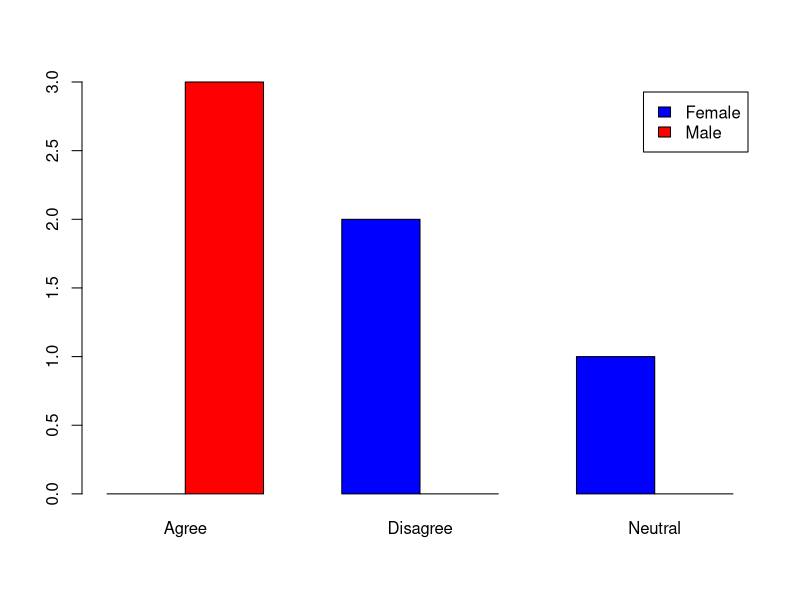
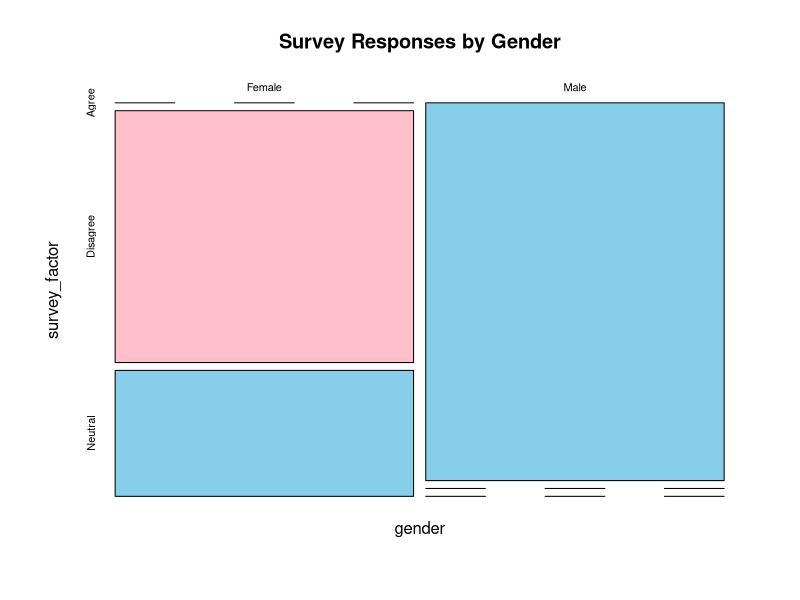
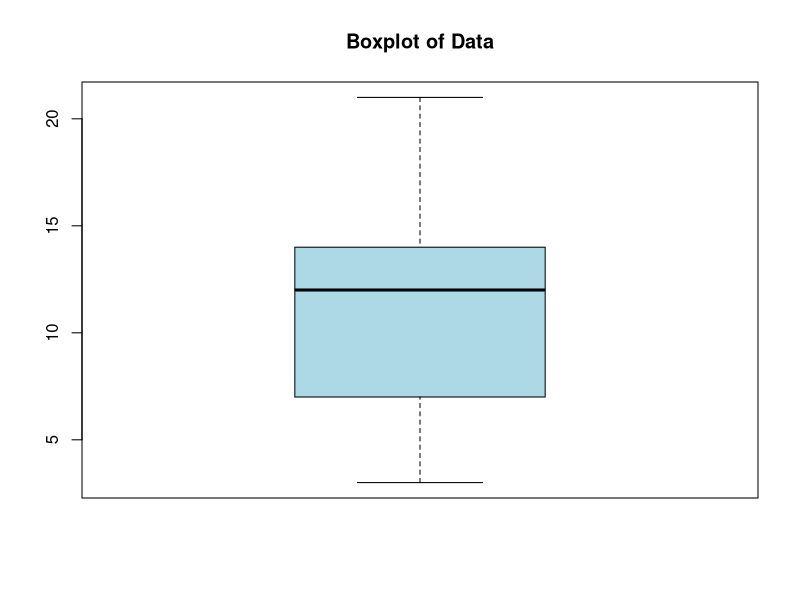
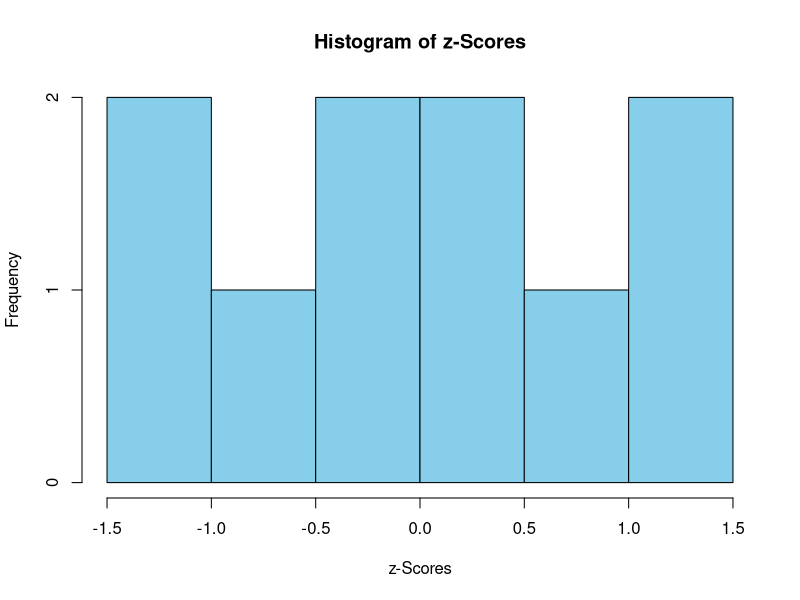
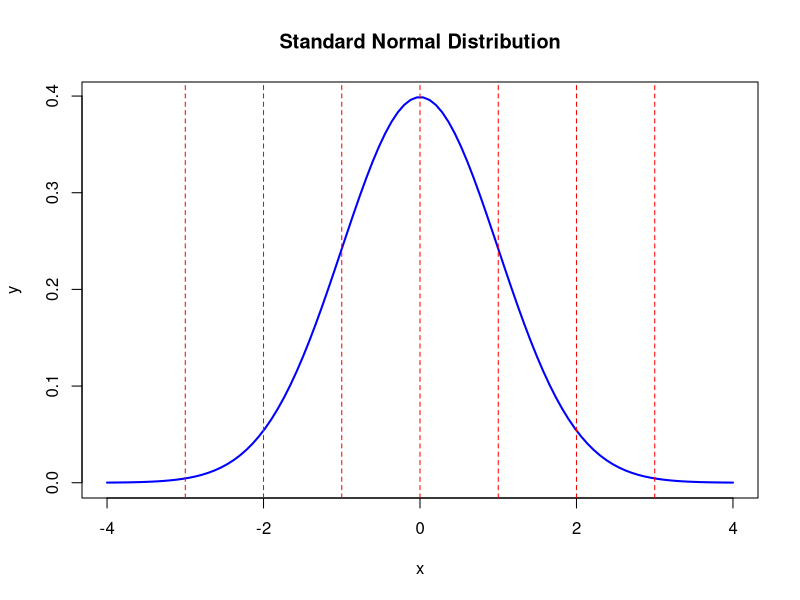
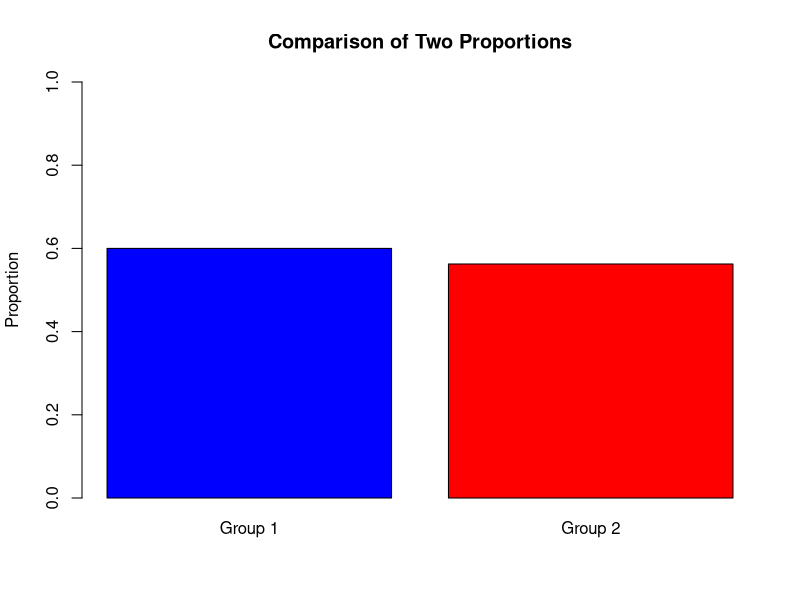
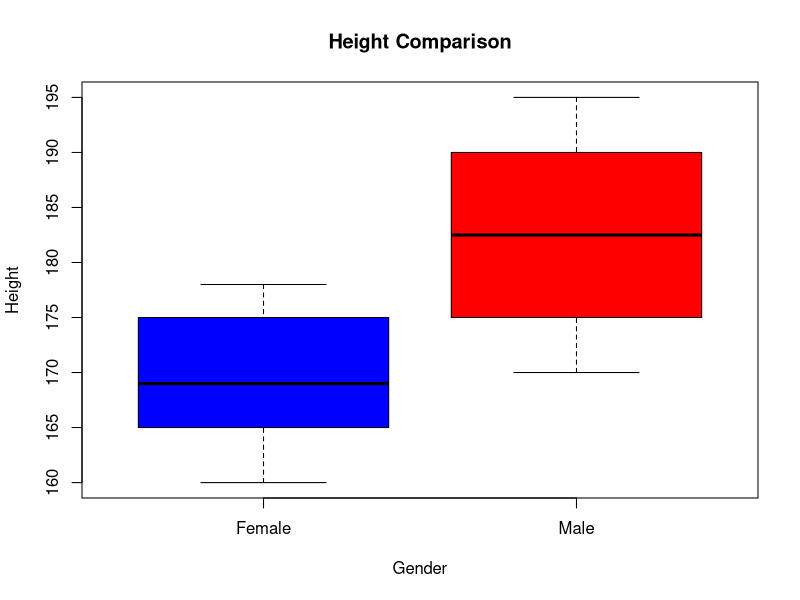

Reproduce these figures in R, in order.
## ---- chunk 1
# Creating a categorical variable
survey_response <- c("Agree", "Disagree", "Neutral", "Agree", "Agree", "Disagree")

# Convert to factor
survey_factor <- factor(survey_response)

# Print the factor
print(survey_factor)
## ---- chunk 2
survey_factor_ordered <- factor(survey_response, levels = c("Disagree", "Neutral", "Agree"), ordered = TRUE)
print(survey_factor_ordered)
## ---- chunk 3
table(survey_factor)
## ---- chunk 4
prop.table(table(survey_factor))
## ---- chunk 5
# Sample data
gender <- c("Male", "Female", "Female", "Male", "Male", "Female")

# Creating a contingency table
contingency_table <- table(gender, survey_factor)

# Display the table
print(contingency_table)
## ---- chunk 6
addmargins(contingency_table)
## ---- chunk 7
prop.table(contingency_table, margin = 1)
## ---- chunk 8
prop.table(contingency_table, margin = 2)
## ---- chunk 9
barplot(contingency_table, beside = TRUE, legend = TRUE, col = c("blue", "red"))
## ---- chunk 10
mosaicplot(contingency_table, main = "Survey Responses by Gender", col = c("skyblue", "pink"))
## ---- chunk 11
   education <- c("High School", "College", "College", "PhD", "Masters", "High School")
## ---- chunk 12
   department <- c("Sales", "HR", "IT", "Sales", "HR", "IT", "Sales", "IT")
   status <- c("Full-Time", "Part-Time", "Full-Time", "Part-Time", "Full-Time", "Full-Time", "Part-Time", "Full-Time")
## ---- chunk 13
# Create a dataset
data <- c(3, 7, 8, 5, 12, 14, 21, 13, 18)

### Compute quartiles
quantile(data)
## ---- chunk 14
quantile(data, probs = c(0.10, 0.90))
## ---- chunk 15
summary(data)
## ---- chunk 16
boxplot(data, main = "Boxplot of Data", col = "lightblue")
## ---- chunk 17
IQR(data)
## ---- chunk 18
iqr_value <- quantile(data, 0.75) - quantile(data, 0.25)
print(iqr_value)
## ---- chunk 19
# Compute quartiles
q1 <- quantile(data, 0.25)
q3 <- quantile(data, 0.75)
iqr_value <- IQR(data)

# Define outlier thresholds
lower_bound <- q1 - 1.5 * iqr_value
upper_bound <- q3 + 1.5 * iqr_value

# Find outliers
outliers <- data[data < lower_bound | data > upper_bound]
print(outliers)
## ---- chunk 20
scores <- c(55, 78, 85, 90, 92, 60, 73, 81, 95, 88)
## ---- chunk 21
heights <- c(150, 160, 165, 170, 175, 180, 185, 190, 195, 200)
## ---- chunk 22
salaries <- c(40000, 42000, 45000, 47000, 50000, 52000, 55000, 58000, 60000, 100000)
## ---- chunk 23
# Sample data
data <- c(50, 55, 60, 65, 70, 75, 80, 85, 90, 95)

# Compute mean and standard deviation
mean_value <- mean(data)
sd_value <- sd(data)

# Compute z-scores
z_scores <- (data - mean_value) / sd_value
print(z_scores)
## ---- chunk 24
# Compute z-scores using scale()
z_scaled <- scale(data)
print(z_scaled)
## ---- chunk 25
z_80 <- (80 - mean_value) / sd_value
print(z_80)
## ---- chunk 26
# Identify values with |z| > 3
outliers <- data[abs(z_scores) > 3]
print(outliers)
## ---- chunk 27
hist(z_scores, main = "Histogram of z-Scores", col = "skyblue", xlab = "z-Scores")
abline(v = c(-3, 3), col = "red", lwd = 2) # Marking outlier thresholds
## ---- chunk 28
x <- seq(-4, 4, length=100)
y <- dnorm(x)

plot(x, y, type="l", lwd=2, col="blue", main="Standard Normal Distribution")
abline(v = c(-3, -2, -1, 0, 1, 2, 3), col="red", lty=2) # Mark z-scores
## ---- chunk 29
   heights <- c(150, 160, 165, 170, 175, 180, 185, 190, 195, 200)
## ---- chunk 30
   weights <- c(55, 60, 65, 70, 75, 80, 85, 90, 95, 100)
## ---- chunk 31
   salaries <- c(40000, 45000, 50000, 55000, 60000, 65000, 70000, 75000, 80000, 200000)
## ---- chunk 32
# Sample data
data <- c(50, 55, 60, 65, 70, 75, 80, 85, 90, 95)

# Mean and standard deviation
mean_data <- mean(data)
sd_data <- sd(data)
n <- length(data)

# Compute confidence interval (95% confidence)
error_margin <- qt(0.975, df=n-1) * (sd_data / sqrt(n))
lower_bound <- mean_data - error_margin
upper_bound <- mean_data + error_margin

# Print confidence interval
c(lower_bound, upper_bound)
## ---- chunk 33
# Sample data
sample_data <- c(65, 68, 72, 75, 70, 66, 71, 69, 74, 67)

# One-sample t-test (H0: Mean = 70)

t.test(sample_data, mu = 70)
## ---- chunk 34
# Sample data
male_heights <- c(170, 175, 180, 185, 190, 195)
female_heights <- c(160, 165, 168, 170, 175, 178)

# Two-sample t-test
t.test(male_heights, female_heights)
## ---- chunk 35
# Sample data: 55 people prefer Brand A out of 100
prop.test(55, 100, p = 0.60)
## ---- chunk 36
weights <- c(55, 60, 65, 70, 75, 80, 85, 90, 95, 100)
## ---- chunk 37
test_scores <- c(78, 82, 85, 90, 88, 79, 84, 87, 92, 81)
## ---- chunk 38
group_A <- c(15, 18, 20, 22, 25, 27, 30)
group_B <- c(17, 19, 21, 24, 26, 28, 32)
## ---- chunk 39
# Sample data
data <- c(55, 60, 65, 70, 75, 80, 85, 90, 95, 100)

# Compute mean, standard deviation, and sample size
mean_data <- mean(data)
sd_data <- sd(data)
n <- length(data)

# Compute confidence interval (95% confidence level)
error_margin <- qt(0.975, df=n-1) * (sd_data / sqrt(n))
lower_bound <- mean_data - error_margin
upper_bound <- mean_data + error_margin

# Print confidence interval
c(lower_bound, upper_bound)
## ---- chunk 40
# Sample data
sample_data <- c(65, 68, 72, 75, 70, 66, 71, 69, 74, 67)

# Perform one-sample t-test
t.test(sample_data, mu = 70)
## ---- chunk 41
t.test(sample_data, mu = 70, alternative = "greater")
## ---- chunk 42
t.test(sample_data, mu = 70, alternative = "less")
## ---- chunk 43
# Sample data
male_heights <- c(170, 175, 180, 185, 190, 195)
female_heights <- c(160, 165, 168, 170, 175, 178)

# Perform independent t-test
t.test(male_heights, female_heights)
## ---- chunk 44
# Scores before and after training
before <- c(60, 65, 70, 75, 80, 85, 90)
after  <- c(65, 68, 75, 78, 85, 88, 92)

# Perform paired t-test
t.test(before, after, paired = TRUE)
## ---- chunk 45
scores <- c(78, 82, 85, 90, 88, 79, 84, 87, 92, 81)
## ---- chunk 46
weights <- c(55, 60, 65, 70, 75, 80, 85, 90, 95, 100)
## ---- chunk 47
group_A <- c(15, 18, 20, 22, 25, 27, 30)
group_B <- c(17, 19, 21, 24, 26, 28, 32)
## ---- chunk 48
before_caffeine <- c(300, 320, 310, 305, 315, 290, 295)
after_caffeine  <- c(280, 300, 290, 285, 295, 275, 280)
## ---- chunk 49
# Number of successes (people preferring Brand A)
x <- 60
# Total sample size
n <- 100

# Compute confidence interval
prop.test(x, n, conf.level = 0.95, correct = FALSE)
## ---- chunk 50
prop.test(x, n, p = 0.60, correct = FALSE)
## ---- chunk 51
prop.test(x, n, p = 0.50, alternative = "greater", correct = FALSE)
## ---- chunk 52
prop.test(x, n, p = 0.70, alternative = "less", correct = FALSE)
## ---- chunk 53
prop.test(c(30, 45), c(50, 80), correct = FALSE)
## ---- chunk 54
successes <- c(30, 45)
total <- c(50, 80)
proportions <- successes / total

barplot(proportions, names.arg = c("Group 1", "Group 2"), col = c("blue", "red"),
        main = "Comparison of Two Proportions", ylim = c(0, 1), ylab = "Proportion")
## ---- chunk 55
# Sample data
male_heights <- c(170, 175, 180, 185, 190, 195)
female_heights <- c(160, 165, 168, 170, 175, 178)

# Perform independent t-test
t.test(male_heights, female_heights)
## ---- chunk 56
shapiro.test(male_heights)
shapiro.test(female_heights)
## ---- chunk 57
var.test(male_heights, female_heights)
## ---- chunk 58
t.test(male_heights, female_heights, var.equal = FALSE)
## ---- chunk 59
t.test(male_heights, female_heights, var.equal = TRUE)
## ---- chunk 60
# Scores before and after training
before <- c(60, 65, 70, 75, 80, 85, 90)
after  <- c(65, 68, 75, 78, 85, 88, 92)

# Perform paired t-test
t.test(before, after, paired = TRUE)
## ---- chunk 61
# Combine data into a dataframe
data <- data.frame(
  Height = c(male_heights, female_heights),
  Gender = rep(c("Male", "Female"), each = 6)
)

# Plot boxplot
boxplot(Height ~ Gender, data = data, col = c("blue", "red"), main = "Height Comparison")
## ---- chunk 62
group_A <- c(78, 80, 85, 88, 90, 92, 95)
group_B <- c(75, 78, 82, 85, 87, 89, 91)
## ---- chunk 63
data_1 <- c(10, 12, 14, 16, 18, 20)
data_2 <- c(8, 9, 10, 12, 14, 15)
## ---- chunk 64
before_fitness <- c(50, 55, 60, 62, 65, 67, 70)
after_fitness  <- c(55, 58, 63, 65, 68, 70, 73)
## ---- chunk 65
treatment <- c(100, 110, 120, 130, 140)
control <- c(95, 105, 115, 125, 135)
## ---- chunk 66
# Sample data
group <- rep(c("Group A", "Group B", "Group C"), each = 5)
scores <- c(85, 88, 90, 92, 94, 78, 80, 83, 85, 87, 70, 72, 75, 77, 79)

### Perform pairwise t-tests with Bonferroni correction
pairwise.t.test(scores, group, p.adjust.method = "bonferroni")
## ---- chunk 67
# Create dataset
data <- data.frame(
  Group = factor(rep(c("A", "B", "C"), each = 5)),
  Score = c(85, 88, 90, 92, 94, 78, 80, 83, 85, 87, 70, 72, 75, 77, 79)
)

# Perform ANOVA
anova_model <- aov(Score ~ Group, data = data)

# Tukey's HSD Test
TukeyHSD(anova_model)
## ---- chunk 68
pairwise.t.test(scores, group, p.adjust.method = "holm")  # Holm
pairwise.t.test(scores, group, p.adjust.method = "bonferroni")  # Bonferroni
pairwise.t.test(scores, group, p.adjust.method = "BH")  # Benjamini-Hochberg
## ---- chunk 69
# Create dataset
data <- data.frame(
  Treatment = factor(rep(c("Control", "Drug A", "Drug B"), each = 5)),
  Response = c(50, 55, 53, 52, 54, 60, 62, 65, 67, 64, 70, 72, 75, 78, 77)
)

# Perform ANOVA
anova_model <- aov(Response ~ Treatment, data = data)

# Perform Dunnett’s test
library(multcomp)
summary(glht(anova_model, linfct = mcp(Treatment = "Dunnett")))
## ---- chunk 70
students <- rep(c("Class A", "Class B", "Class C"), each = 6)
scores <- c(78, 80, 82, 85, 88, 90, 70, 73, 75, 77, 78, 80, 60, 62, 65, 68, 70, 72)
## ---- chunk 71
group <- rep(c("Control", "Treatment A", "Treatment B"), each = 5)
values <- c(10, 12, 15, 13, 14, 18, 20, 22, 21, 23, 25, 27, 30, 29, 31)
## ---- chunk 72
condition <- rep(c("Control", "Low Dose", "High Dose"), each = 6)
blood_pressure <- c(130, 128, 132, 129, 131, 130, 125, 123, 120, 124, 126, 122, 115, 113, 118, 116, 117, 114)
## ---- chunk 73
revenue <- c(12000, 13500, 14200, 16000, 17000, 12500, 14000, 15000, 15500, 16500)
## ---- chunk 74
test_scores <- c(65, 70, 75, 80, 85, 90, 95, 100, 105, 110)
## ---- chunk 75
weights <- c(55, 60, 65, 70, 75, 80, 85, 90, 95, 100)
## ---- chunk 76
class_A <- c(78, 80, 85, 88, 90, 92, 95)
class_B <- c(75, 78, 82, 85, 87, 89, 91)
## ---- chunk 77
categories <- c("A", "B", "C", "A", "A", "B", "C", "A", "B", "C")
## ---- chunk 78
experience <- c(1, 2, 3, 4, 5, 6, 7, 8, 9, 10)
salary <- c(40000, 42000, 45000, 47000, 50000, 52000, 55000, 58000, 60000, 63000)
## ---- chunk 79
group <- rep(c("Group A", "Group B", "Group C"), each = 5)
values <- c(85, 88, 90, 92, 94, 78, 80, 83, 85, 87, 70, 72, 75, 77, 79)
## ---- chunk 80
treatment <- rep(c("Control", "Treatment A", "Treatment B"), each = 5)
response <- c(50, 55, 53, 52, 54, 60, 62, 65, 67, 64, 70, 72, 75, 78, 77)
## ---- chunk 81
condition <- rep(c("Control", "Low Dose", "High Dose"), each = 6)
blood_pressure <- c(130, 128, 132, 129, 131, 130, 125, 123, 120, 124, 126, 122, 115, 113, 118, 116, 117, 114)
